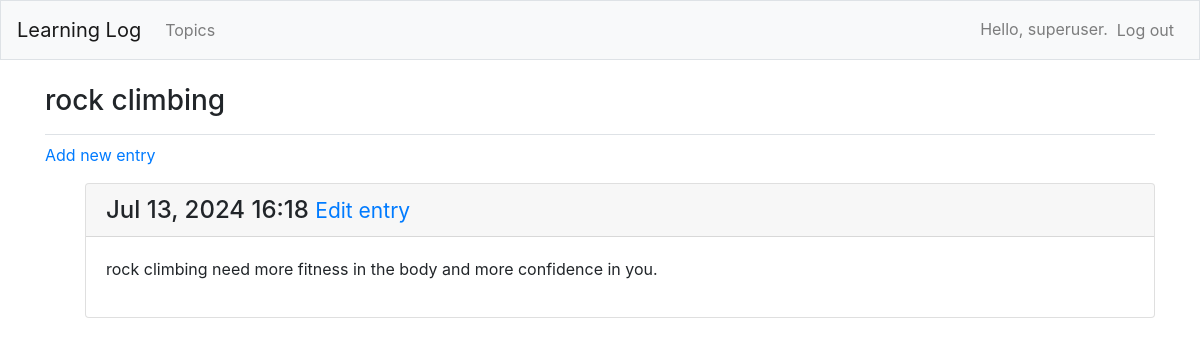
The page /topics/2/ (signed in) on the database its author committed.
### learning_logs/models.py (models this page shows, shortened)
class Topic(models.Model):
    text = models.CharField(max_length=200)
    date_added = models.DateTimeField(auto_now_add=True)
    owner = models.ForeignKey(User, on_delete=models.CASCADE)
    def __str__(self):
        return self.text

class Entry(models.Model):
    topic = models.ForeignKey(Topic, on_delete=models.CASCADE)
    text = models.TextField()
    date_added = models.DateTimeField(auto_now_add=True)
    class Meta:
        verbose_name_plural = 'entries'

### learning_logs/views.py (the view)
# urls.py: path('topics/<int:topic_id>/', views.topic, name='topic'),
@login_required
def topic(request, topic_id):
    topic = Topic.objects.get(id=topic_id)
    if topic.owner != request.user:
        raise Http404
    entries = topic.entry_set.order_by('-date_added')
    context = {'topic': topic, 'entries': entries}
    return render(request, 'learning_logs/topic.html', context)

### learning_logs/templates/learning_logs/topic.html
{% extends 'learning_logs/base.html' %}
{% block page_header %}
<h3>{{ topic }}</h3>
{% endblock page_header %}
{% block content %}
<p>
    <a href="{% url 'learning_logs:new_entry' topic.id %}">Add new entry</a>
</p>
<ul>
    {% for entry in entries %}
    <div class="card mb-3">
        <h4 class="card-header">
            {{ entry.date_added|date:'M d, Y H:i' }}
            <small><a href="{% url 'learning_logs:edit_entry' entry.id %}">Edit entry</a></small>
        </h4>
        <div class="card-body">
            {{ entry.text|linebreaks }}
        </div>
    </div>
    {% empty %}
    <p>There are no entries for this topic yet.</p>
    {% endfor %}
</ul>
{% endblock content %}

### learning_logs/templates/learning_logs/base.html (shortened to what this page needs)
{% load bootstrap4 %}
<!doctype html>
<html lang="en">
  <head>
    {% bootstrap_css %}
  </head>
  <body>
    <nav class="navbar navbar-expand-md navbar-light bg-light mb-4 border">
      <a class="navbar-brand" href="{% url 'learning_logs:index' %}">Learning Log</a>
      <div class="collapse navbar-collapse" id="navbarCollapse">
        <ul class="navbar-nav mr-auto">
          <li class="nav-item">
            <a class="nav-link" href="{% url 'learning_logs:topics' %}">Topics</a>
          </li>
        </ul>
        <ul class="navbar-nav ml-auto">
          {% if user.is_authenticated %}
          <li class="nav-item">
            <span class="navbar-text">Hello, {{ user.username }}.</span>
          </li>
          <li class="nav-item">
            <form method="post" action="{% url 'users:logout' %}">
              <button class="btn nav-link" type="submit">Log out</button>
            </form>
          </li>
          {% endif %}
        </ul>
      </div>
    </nav>
    <main role="main" class="container">
      <div class="pb-2 mb-2 border-bottom">
        {% block page_header %}{% endblock page_header %}
      </div>
      <div>
        {% block content %}{% endblock content %}
      </div>
    </main>
  </body>
</html>

### rows shown on the page
Topic: text "rock climbing"
Entry: date_added "Jul 13, 2024 16:18", text "rock climbing need more fitness in the body and more confidence in you."

### other values the page prints
{{ user.username }} "superuser"
